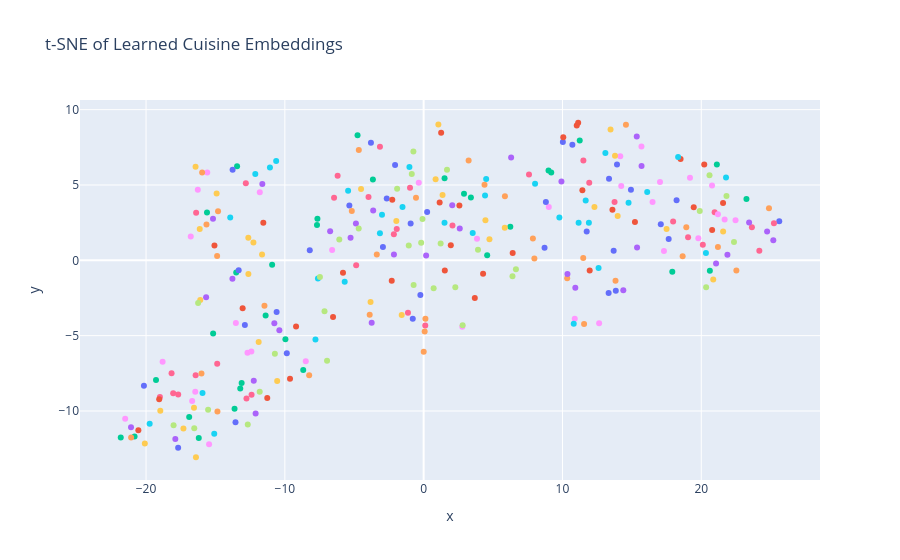

Write notebook code for a chart like this one.
### Markdown cell above
## 5) t-SNE of Learned Cuisine Embeddings

We extract the cuisine embedding matrix and project to 2D with t-SNE. We expect at least 3 visually distinct clusters.

### Code cell
cuisine_feature = "restaurant_cuisine"

if cuisine_feature in default_trainer.model.embedding_layer.embeddings:
    _w = default_trainer.model.embedding_layer.embeddings[cuisine_feature].weight.detach().cpu()
    cuisine_emb = np.asarray(_w.tolist(), dtype=np.float32)
    vocab_size = cuisine_emb.shape[0]

    labels = [CUISINE_CODE_TO_NAME.get(i, f"idx_{i}") for i in range(vocab_size)]

    perplexity = min(30, max(5, vocab_size - 1))
    tsne = TSNE(n_components=2, perplexity=perplexity, random_state=RANDOM_SEED, max_iter=1000)
    coords = tsne.fit_transform(cuisine_emb)

    tsne_df = pd.DataFrame({"x": coords[:, 0], "y": coords[:, 1], "cuisine": labels})

    fig_tsne = px.scatter(
        tsne_df,
        x="x",
        y="y",
        color="cuisine",
        hover_name="cuisine",
        title="t-SNE of Learned Cuisine Embeddings",
    )
    fig_tsne.update_layout(showlegend=False)
    fig_tsne.show()

    display(Markdown(f"Embedding matrix shape: `{cuisine_emb.shape}` ({vocab_size} cuisines x {cuisine_emb.shape[1]}D)"))
else:
    display(Markdown(f"Cuisine feature `{cuisine_feature}` not found in embedding layer."))
